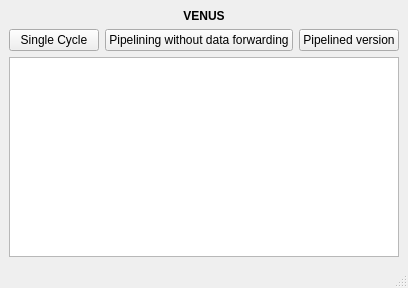
<?xml version="1.0" encoding="UTF-8"?>
<ui version="4.0">
 <class>MainWindow</class>
 <widget class="QMainWindow" name="MainWindow">
  <property name="geometry">
   <rect>
    <x>0</x>
    <y>0</y>
    <width>408</width>
    <height>288</height>
   </rect>
  </property>
  <property name="windowTitle">
   <string>MainWindow</string>
  </property>
  <widget class="QWidget" name="centralwidget">
   <layout class="QVBoxLayout" name="verticalLayout">
    <item>
     <widget class="QLabel" name="label">
      <property name="lineWidth">
       <number>2</number>
      </property>
      <property name="text">
       <string>&lt;b&gt;VENUS</string>
      </property>
      <property name="textFormat">
       <enum>Qt::AutoText</enum>
      </property>
      <property name="alignment">
       <set>Qt::AlignCenter</set>
      </property>
      <property name="margin">
       <number>1</number>
      </property>
     </widget>
    </item>
    <item>
     <layout class="QHBoxLayout" name="horizontalLayout">
      <item>
       <widget class="QPushButton" name="pushButton">
        <property name="text">
         <string>Single Cycle</string>
        </property>
       </widget>
      </item>
      <item>
       <widget class="QPushButton" name="pushButton_2">
        <property name="text">
         <string>Pipelining without data forwarding</string>
        </property>
       </widget>
      </item>
      <item>
       <widget class="QPushButton" name="pushButton_3">
        <property name="text">
         <string>Pipelined version</string>
        </property>
       </widget>
      </item>
     </layout>
    </item>
    <item>
     <widget class="QPlainTextEdit" name="plainTextEdit"/>
    </item>
   </layout>
  </widget>
  <widget class="QMenuBar" name="menubar">
   <property name="geometry">
    <rect>
     <x>0</x>
     <y>0</y>
     <width>408</width>
     <height>21</height>
    </rect>
   </property>
  </widget>
  <widget class="QStatusBar" name="statusbar"/>
 </widget>
 <resources/>
 <connections/>
</ui>
